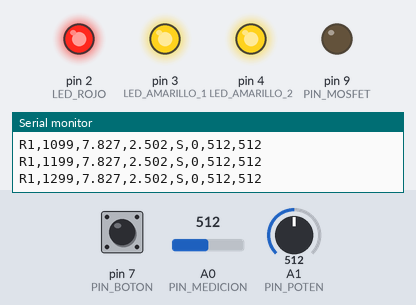
Recording of a sketch running on a simulated Arduino Uno, built with avr-gcc and run on an emulated ATmega328P. Shown: output pins drawn as LEDs (lit = HIGH), the last lines printed to the serial monitor. The test bench sets the inputs (shaded band); at power-on: pin 7 (PIN_BOTON) HIGH, A0 (PIN_MEDICION) = 512, A1 (PIN_POTEN) = 512.

Above: at 1.4 s.
1.5 s: pin 7 (PIN_BOTON) pulled LOW for 0.15 s
At 1.68 s:
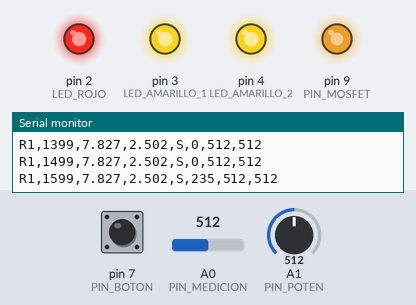
3.7 s: A0 (PIN_MEDICION) set to 154
5.2 s: A0 (PIN_MEDICION) set to 138
At 5.5 s:
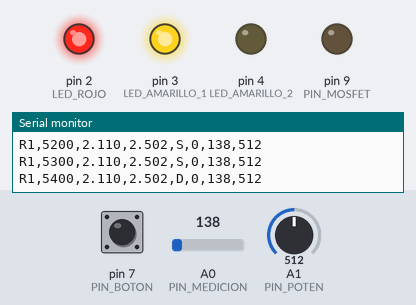
6.7 s: A1 (PIN_POTEN) set to 703
8.2 s: A1 (PIN_POTEN) set to 731
At 9.0 s:
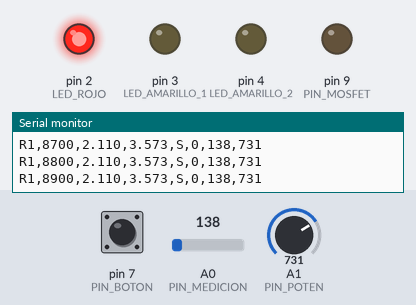
9.7 s: pin 7 (PIN_BOTON) pulled LOW for 1 s
At 9.87 s:
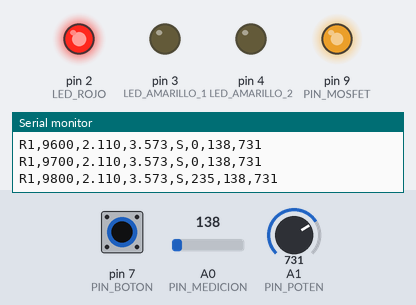
Timing chart, 0 to 12.7 s (numbered marks = the images above; inputs shaded):
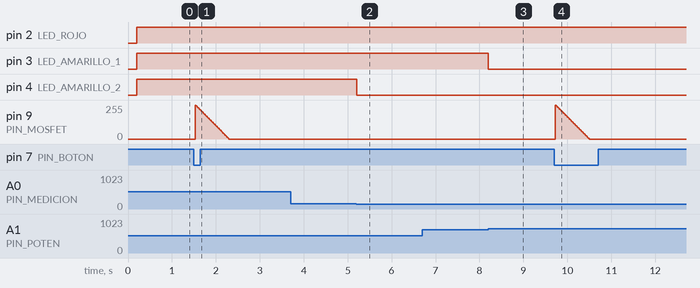

The sketch:

sketch_oct5a.ino
```cpp
/*
 * RC LAB 3D - Firmware de adquisición y control
 * ------------------------------------------------
 * Montaje de referencia:
 *   A0  -> medición del banco de condensadores a través del divisor 1 M / 470 k
 *   A1  -> potenciómetro de voltaje techo (0..5 V)
 *   D2  -> LED rojo    (30 % del voltaje techo)
 *   D3  -> LED amarillo 1 (60 %)
 *   D4  -> LED amarillo 2 (90 %)
 *   D7  -> pulsador de descarga (INPUT_PULLUP, activo en LOW)
 *   D9  -> PWM del MOSFET IRLZ44N
 *
 * Protocolo serial definitivo (9600 baudios, 8N1):
 *   R1,<millis>,<voltaje_tanque>,<voltaje_techo>,<estado>,<pwm>,<adc_A0>,<adc_A1>\r\n
 *
 * Ejemplo:
 *   R1,12345,2.135,4.200,C,0,437,860
 *
 * Estados:
 *   C = carga, D = descarga, S = estable
 *
 * Ancho de banda:
 *   Una trama típica ocupa menos de 55 bytes. A 10 Hz son ~550 bytes/s.
 *   A 9600 baudios el límite práctico es ~960 bytes/s; queda margen suficiente.
 *
 * Seguridad:
 *   - La entrada A0 nunca debe superar 5 V. El divisor 1 M / 470 k solo es
 *     seguro si el voltaje del tanque no excede V_A0_max * (1470/470) = 15.64 V.
 *   - El valor nominal de 25 V de los condensadores NO autoriza aplicar 25 V.
 *   - Este firmware no controla la alimentación del montaje.
 *   - La rampa PWM no debe interpretarse como una ruta de descarga verificada.
 *
 * El firmware original del proyecto se conserva en:
 *   firmware/legacy/sketch_oct5a_original.ino
 */

// Pines de LEDs
const uint8_t LED_ROJO = 2;
const uint8_t LED_AMARILLO_1 = 3;
const uint8_t LED_AMARILLO_2 = 4;

// Pines de control y adquisición
const uint8_t PIN_BOTON = 7;
const uint8_t PIN_MOSFET = 9;
const uint8_t PIN_MEDICION = A0;
const uint8_t PIN_POTEN = A1;

// Parámetros de adquisición
const unsigned long BAUDIOS = 9600;
const unsigned long PERIODO_TELEMETRIA_MS = 100;   // 10 Hz
const unsigned long PERIODO_RAMPA_MS = 15;
const unsigned long PERIODO_ANTIRREBOTE_MS = 30;
const unsigned long VENTANA_PENDIENTE_MS = 600;
const uint8_t CONFIRMACION_ESTADO = 3;

// Divisor de medición: R1 = 1 M, R2 = 470 k
const float VREF = 5.0;
const float DIVISOR_R1 = 1000000.0;
const float DIVISOR_R2 = 470000.0;
const float GANANCIA_DIVISOR = (DIVISOR_R1 + DIVISOR_R2) / DIVISOR_R2; // 3.12766

// Umbrales de pendiente para histéresis (V/s)
const float PENDIENTE_CARGA = 0.020;
const float PENDIENTE_DESCARGA = -0.020;

enum EstadoTanque : uint8_t {
  ESTADO_CARGA = 'C',
  ESTADO_DESCARGA = 'D',
  ESTADO_ESTABLE = 'S'
};

// Estado del pulsador y de la rampa
bool botonEstable = HIGH;
bool botonAnterior = HIGH;
unsigned long ultimoCambioBoton = 0;

bool rampaActiva = false;
int pwmActual = 0;
unsigned long ultimoPasoRampa = 0;

// Historial corto para estimar pendiente sin bloquear
const uint8_t HISTORIAL = 8;
float historialVoltaje[HISTORIAL];
unsigned long historialTiempo[HISTORIAL];
uint8_t historialIndice = 0;
uint8_t historialCuenta = 0;

EstadoTanque estadoActual = ESTADO_ESTABLE;
EstadoTanque estadoCandidato = ESTADO_ESTABLE;
uint8_t contadorEstado = 0;

unsigned long ultimaTelemetria = 0;
float voltajeTanque = 0.0;
float voltajeTecho = 0.0;

void setup() {
  pinMode(LED_ROJO, OUTPUT);
  pinMode(LED_AMARILLO_1, OUTPUT);
  pinMode(LED_AMARILLO_2, OUTPUT);
  pinMode(PIN_MOSFET, OUTPUT);
  pinMode(PIN_BOTON, INPUT_PULLUP);

  analogWrite(PIN_MOSFET, 0);
  digitalWrite(LED_ROJO, LOW);
  digitalWrite(LED_AMARILLO_1, LOW);
  digitalWrite(LED_AMARILLO_2, LOW);

  Serial.begin(BAUDIOS);
  delay(200);
  Serial.println(F("# RC LAB 3D firmware 1.0 | protocolo R1 | 9600 baudios"));
}

void leerBoton(unsigned long ahora) {
  bool lectura = digitalRead(PIN_BOTON);

  if (lectura != botonAnterior) {
    ultimoCambioBoton = ahora;
    botonAnterior = lectura;
  }

  if ((ahora - ultimoCambioBoton) >= PERIODO_ANTIRREBOTE_MS) {
    if (lectura != botonEstable) {
      botonEstable = lectura;

      // Flanco de pulsación: iniciar una sola rampa 255 -> 0.
      if (botonEstable == LOW && !rampaActiva) {
        pwmActual = 255;
        analogWrite(PIN_MOSFET, pwmActual);
        rampaActiva = true;
        ultimoPasoRampa = ahora;
      }
    }
  }
}

void actualizarRampa(unsigned long ahora) {
  if (!rampaActiva) {
    return;
  }

  if ((ahora - ultimoPasoRampa) >= PERIODO_RAMPA_MS) {
    ultimoPasoRampa = ahora;

    if (pwmActual >= 5) {
      pwmActual -= 5;
    } else {
      pwmActual = 0;
    }

    analogWrite(PIN_MOSFET, pwmActual);

    if (pwmActual == 0) {
      rampaActiva = false;
    }
  }
}

void actualizarEstado(float pendiente) {
  EstadoTanque candidato = ESTADO_ESTABLE;

  if (rampaActiva || botonEstable == LOW) {
    candidato = ESTADO_DESCARGA;
  } else if (pendiente > PENDIENTE_CARGA && voltajeTanque < (voltajeTecho - 0.02)) {
    candidato = ESTADO_CARGA;
  } else if (pendiente < PENDIENTE_DESCARGA && voltajeTanque > 0.02) {
    candidato = ESTADO_DESCARGA;
  } else {
    candidato = ESTADO_ESTABLE;
  }

  if (candidato == estadoActual) {
    contadorEstado = 0;
    return;
  }

  if (candidato == estadoCandidato) {
    if (contadorEstado < 255) {
      contadorEstado++;
    }
  } else {
    estadoCandidato = candidato;
    contadorEstado = 1;
  }

  if (contadorEstado >= CONFIRMACION_ESTADO) {
    estadoActual = candidato;
    contadorEstado = 0;
  }
}

float estimarPendiente(unsigned long ahora) {
  if (historialCuenta < 2) {
    return 0.0;
  }

  uint8_t indiceViejo = (historialIndice + HISTORIAL - historialCuenta) % HISTORIAL;
  unsigned long dtMs = ahora - historialTiempo[indiceViejo];

  if (dtMs == 0 || dtMs > 5000) {
    return 0.0;
  }

  float dt = dtMs / 1000.0;
  return (voltajeTanque - historialVoltaje[indiceViejo]) / dt;
}

void guardarHistorial(unsigned long ahora) {
  historialVoltaje[historialIndice] = voltajeTanque;
  historialTiempo[historialIndice] = ahora;
  historialIndice = (historialIndice + 1) % HISTORIAL;

  if (historialCuenta < HISTORIAL) {
    historialCuenta++;
  }
}

void actualizarLEDs() {
  if (voltajeTecho <= 0.05) {
    digitalWrite(LED_ROJO, LOW);
    digitalWrite(LED_AMARILLO_1, LOW);
    digitalWrite(LED_AMARILLO_2, LOW);
    return;
  }

  digitalWrite(LED_ROJO, voltajeTanque >= (voltajeTecho * 0.30) ? HIGH : LOW);
  digitalWrite(LED_AMARILLO_1, voltajeTanque >= (voltajeTecho * 0.60) ? HIGH : LOW);
  digitalWrite(LED_AMARILLO_2, voltajeTanque >= (voltajeTecho * 0.90) ? HIGH : LOW);
}

void enviarTelemetria(unsigned long ahora, int adcA0, int adcA1) {
  Serial.print(F("R1,"));
  Serial.print(ahora);
  Serial.print(',');
  Serial.print(voltajeTanque, 3);
  Serial.print(',');
  Serial.print(voltajeTecho, 3);
  Serial.print(',');
  Serial.print(static_cast<char>(estadoActual));
  Serial.print(',');
  Serial.print(pwmActual);
  Serial.print(',');
  Serial.print(adcA0);
  Serial.print(',');
  Serial.println(adcA1);
}

void loop() {
  unsigned long ahora = millis();

  leerBoton(ahora);
  actualizarRampa(ahora);

  if ((ahora - ultimaTelemetria) >= PERIODO_TELEMETRIA_MS) {
    ultimaTelemetria = ahora;

    int adcA0 = analogRead(PIN_MEDICION);
    int adcA1 = analogRead(PIN_POTEN);

    float voltajePin = adcA0 * (VREF / 1023.0);
    voltajeTanque = voltajePin * GANANCIA_DIVISOR;
    voltajeTecho = adcA1 * (VREF / 1023.0);

    float pendiente = estimarPendiente(ahora);
    actualizarEstado(pendiente);
    actualizarLEDs();
    guardarHistorial(ahora);
    enviarTelemetria(ahora, adcA0, adcA1);
  }
}
```

Measured:
- the behaviour switches between 148 and 147 on A0 (PIN_MEDICION) (found by bisection; images 1 and 2)
- the behaviour switches between 719 and 720 on A1 (PIN_POTEN) (found by bisection; images 2 and 3)
- after the input at 5.2 s, pin 4 (LED_AMARILLO_2): HIGH → LOW at once
- after the input at 8.2 s, pin 3 (LED_AMARILLO_1): HIGH → LOW at once
